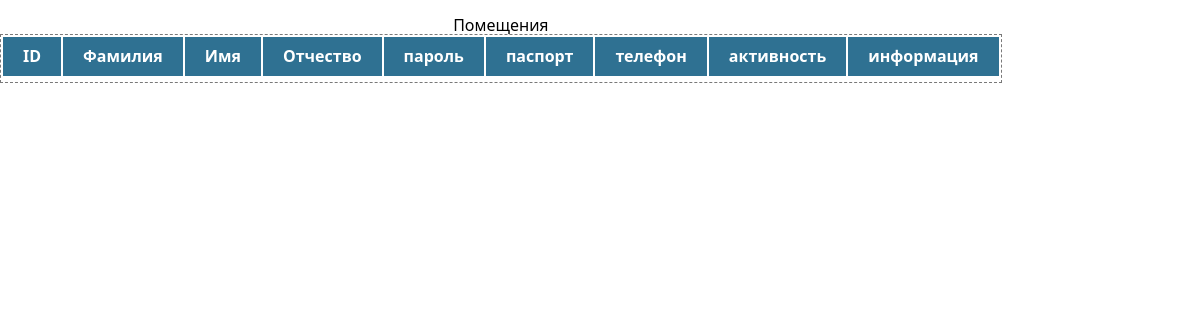
Before: /owners.php with the older database file.
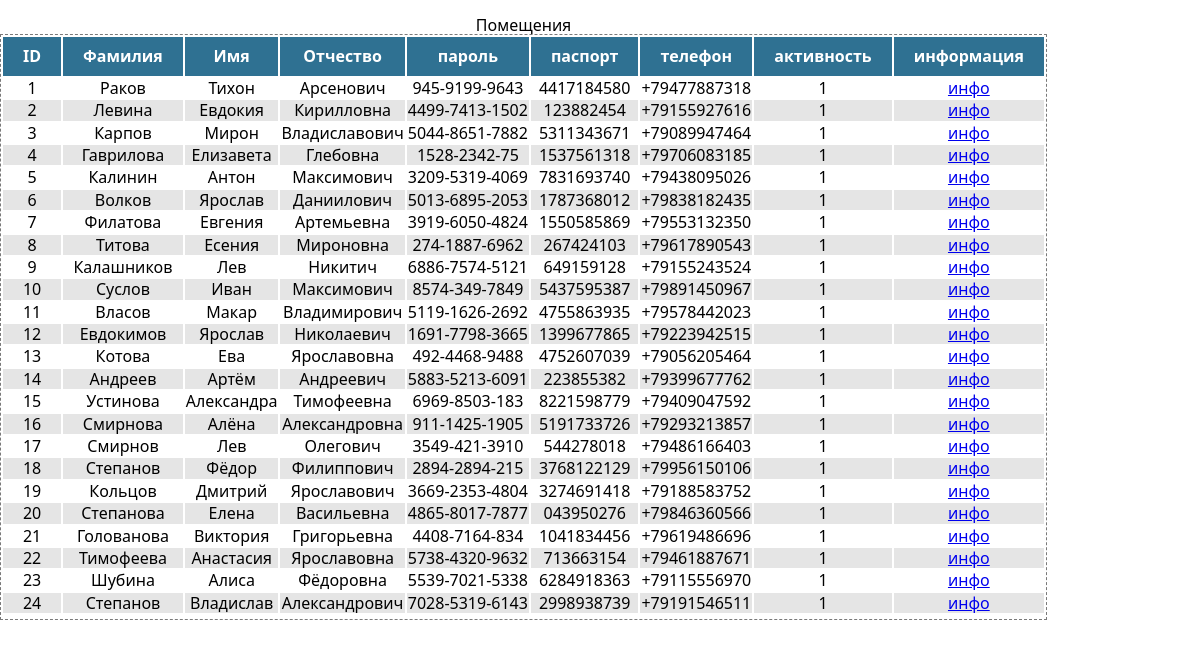
After: the same page with the newer database file.
### tables this page shows
CREATE TABLE `owners` (
  `owner_id` int(11) NOT NULL,
  `lastname` varchar(50) NOT NULL,
  `name` varchar(50) NOT NULL,
  `midname` varchar(50) DEFAULT NULL,
  `password` varchar(20) NOT NULL,
  `passport` varchar(20) DEFAULT NULL,
  `phone` varchar(20) DEFAULT NULL,
  `activity` tinyint(1) NOT NULL
);

### owners.php (the view, shortened to what this page needs)
<?php
    require_once "connect.php";
?>
<!DOCTYPE html>
<html lang="ru">
<head>
    <link rel="stylesheet" href="./css/normalize.css"/>
    <link rel="stylesheet" href="./css/styles.css"/>
</head>
<body>
    <table class="units-table">
        <caption>Помещения</caption>
        <thead>
            <tr>
                <th>ID</th>
                <th>Фамилия</th>
                <th>Имя</th>
                <th>Отчество</th>
                <th>пароль</th>
                <th>паспорт</th>
                <th>телефон</th>
                <th>активность</th>
                <th>информация</th>
            </tr>
        </thead>
        <tbody>
        <?php
            $query = mysqli_query($connect, "SELECT * FROM `owners`");
            $tables = mysqli_fetch_all($query);
            ?><pre><?php  ?></pre><?php
            for ($i = 0; $i < count($tables); $i++) {
                ?>
                <tr class="align-center">
                    <td class="owner-id"><?= $tables[$i][0]; ?></td>
                    <td class="owner-lastname"><?= $tables[$i][1]; ?></td>
                    <td class="owner-name"><?= $tables[$i][2]; ?></td>
                    <td class="owner-midname"><?= $tables[$i][3]; ?></td>
                    <td class="owner-password"><?= $tables[$i][4]; ?></td>
                    <td class="owner-passport"><?= $tables[$i][5]; ?></td>
                    <td class="owner-phone"><?= $tables[$i][6]; ?></td>
                    <td class="owner-activity"><?= $tables[$i][7]; ?></td>
                    <td class="owner-info"><a href="/owner.php?unit=<?= $tables[$i][0]; ?>">инфо</a></td>
                </tr>
                <?
            }
        ?>
        </tbody>
        <tfoot>
            <tr>
                <td> </td>
                <td> </td>
                <td> </td>
                <td class="json"><?php echo ("") ?></td>
            </tr>
        </tfoot>
    </table>
</body>
</html>

Changed rows visible on the page:
added owners: owner_id "1", lastname "Раков", name "Тихон", midname "Арсенович", password "945-9199-9643", passport "4417184580", phone "+79477887318", activity "1"
added owners: owner_id "2", lastname "Левина", name "Евдокия", midname "Кирилловна", password "4499-7413-1502", passport "123882454", phone "+79155927616", activity "1"
added owners: owner_id "3", lastname "Карпов", name "Мирон", midname "Владиславович", password "5044-8651-7882", passport "5311343671", phone "+79089947464", activity "1"
added owners: owner_id "4", lastname "Гаврилова", name "Елизавета", midname "Глебовна", password "1528-2342-75", passport "1537561318", phone "+79706083185", activity "1"
added owners: owner_id "5", lastname "Калинин", name "Антон", midname "Максимович", password "3209-5319-4069", passport "7831693740", phone "+79438095026", activity "1"
added owners: owner_id "6", lastname "Волков", name "Ярослав", midname "Даниилович", password "5013-6895-2053", passport "1787368012", phone "+79838182435", activity "1"
added owners: owner_id "7", lastname "Филатова", name "Евгения", midname "Артемьевна", password "3919-6050-4824", passport "1550585869", phone "+79553132350", activity "1"
added owners: owner_id "8", lastname "Титова", name "Есения", midname "Мироновна", password "274-1887-6962", passport "267424103", phone "+79617890543", activity "1"
added owners: owner_id "9", lastname "Калашников", name "Лев", midname "Никитич", password "6886-7574-5121", passport "649159128", phone "+79155243524", activity "1"
added owners: owner_id "10", lastname "Суслов", name "Иван", midname "Максимович", password "8574-349-7849", passport "5437595387", phone "+79891450967", activity "1"
added owners: owner_id "11", lastname "Власов", name "Макар", midname "Владимирович", password "5119-1626-2692", passport "4755863935", phone "+79578442023", activity "1"
added owners: owner_id "12", lastname "Евдокимов", name "Ярослав", midname "Николаевич", password "1691-7798-3665", passport "1399677865", phone "+79223942515", activity "1"
added owners: owner_id "13", lastname "Котова", name "Ева", midname "Ярославовна", password "492-4468-9488", passport "4752607039", phone "+79056205464", activity "1"
added owners: owner_id "14", lastname "Андреев", name "Артём", midname "Андреевич", password "5883-5213-6091", passport "223855382", phone "+79399677762", activity "1"
added owners: owner_id "15", lastname "Устинова", name "Александра", midname "Тимофеевна", password "6969-8503-183", passport "8221598779", phone "+79409047592", activity "1"
added owners: owner_id "16", lastname "Смирнова", name "Алёна", midname "Александровна", password "911-1425-1905", passport "5191733726", phone "+79293213857", activity "1"
added owners: owner_id "17", lastname "Смирнов", name "Лев", midname "Олегович", password "3549-421-3910", passport "544278018", phone "+79486166403", activity "1"
added owners: owner_id "18", lastname "Степанов", name "Фёдор", midname "Филиппович", password "2894-2894-215", passport "3768122129", phone "+79956150106", activity "1"
added owners: owner_id "19", lastname "Кольцов", name "Дмитрий", midname "Ярославович", password "3669-2353-4804", passport "3274691418", phone "+79188583752", activity "1"
added owners: owner_id "20", lastname "Степанова", name "Елена", midname "Васильевна", password "4865-8017-7877", passport "043950276", phone "+79846360566", activity "1"
added owners: owner_id "21", lastname "Голованова", name "Виктория", midname "Григорьевна", password "4408-7164-834", passport "1041834456", phone "+79619486696", activity "1"
added owners: owner_id "22", lastname "Тимофеева", name "Анастасия", midname "Ярославовна", password "5738-4320-9632", passport "713663154", phone "+79461887671", activity "1"
added owners: owner_id "23", lastname "Шубина", name "Алиса", midname "Фёдоровна", password "5539-7021-5338", passport "6284918363", phone "+79115556970", activity "1"
added owners: owner_id "24", lastname "Степанов", name "Владислав", midname "Александрович", password "7028-5319-6143", passport "2998938739", phone "+79191546511", activity "1"
